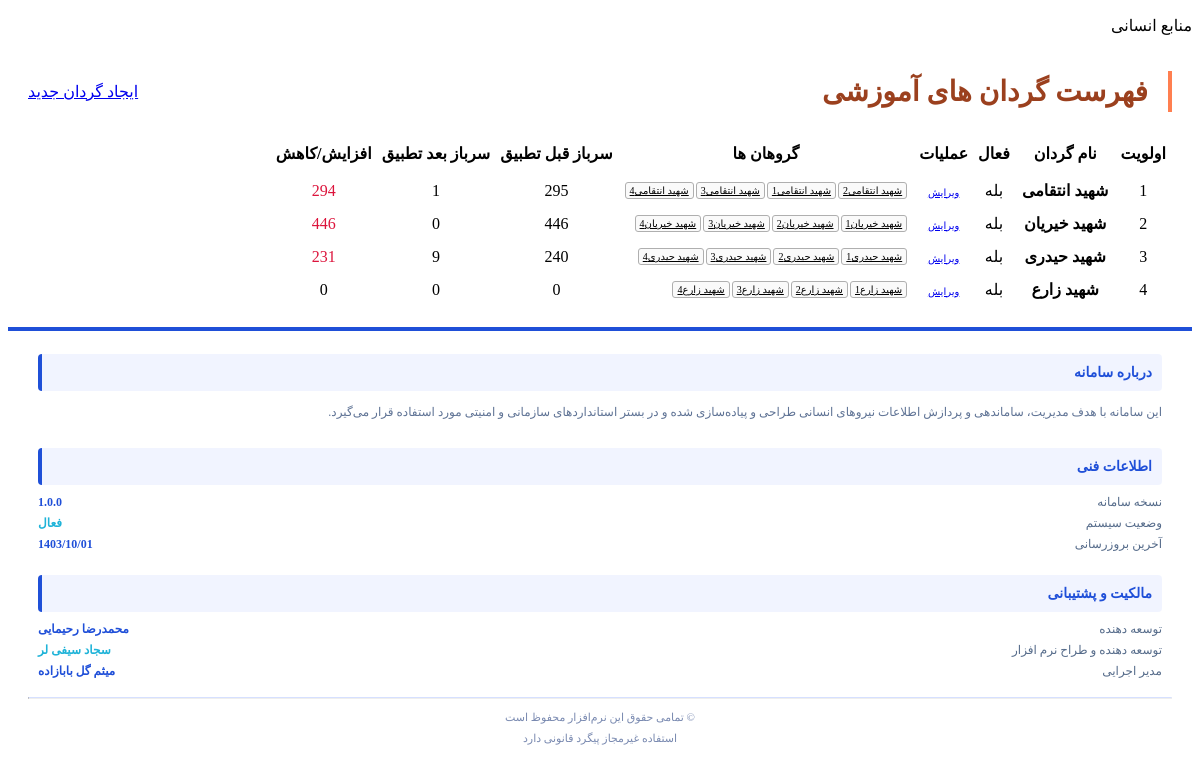
Before: /b/ (signed in) with the older database file.
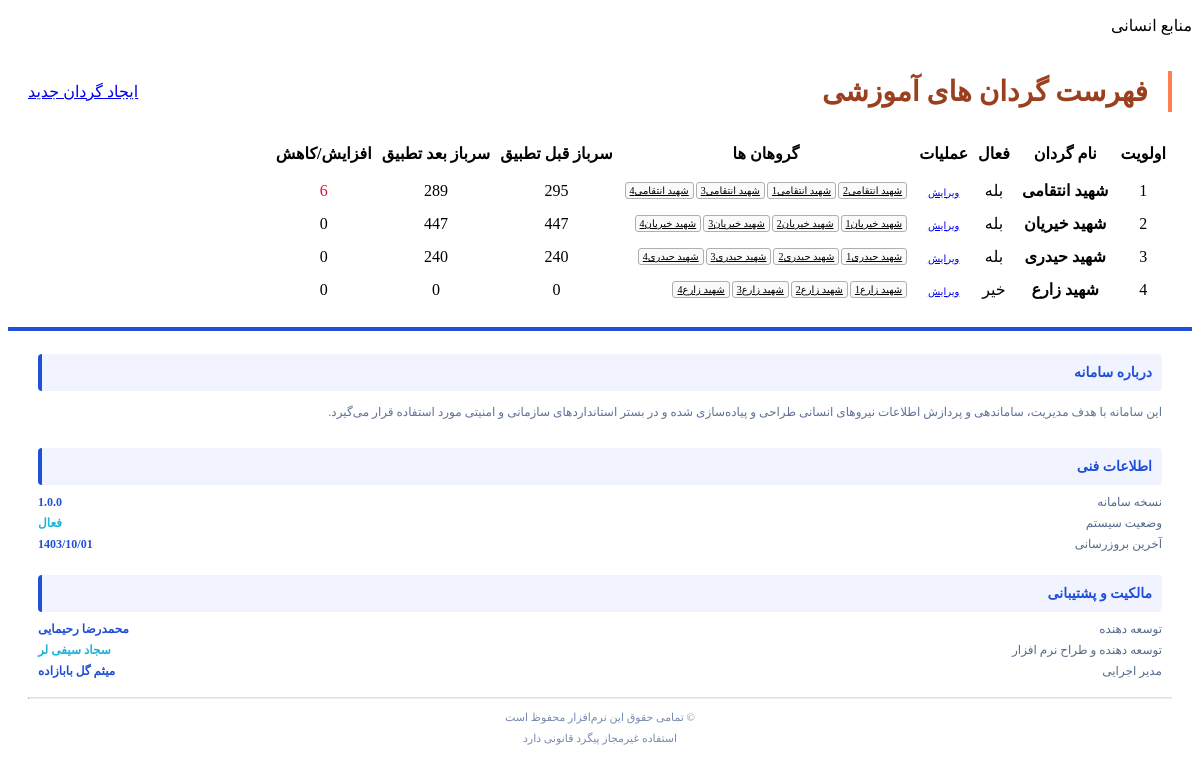
After: the same page with the newer database file.
### battalions/models.py (models this page shows, shortened)
class battalion(models.Model):
    name = models.CharField(max_length=150, verbose_name='نام گردان')
    is_active = models.BooleanField(default=False, verbose_name='فعال/غیرفعال')
    order = models.IntegerField(null=True, blank=True, verbose_name='اولویت مرتب سازی')
    @property
    def grohans(self):
        return list(battalion_group.objects.filter(gordan=self))
    @property
    def soldiers_counts_after_tatbigh(self):
        Soldier = apps.get_model('soldiers', 'Soldier')
        return Soldier.objects.filter(t_Gordan__pk=self.pk).count()
    @property
    def soldiers_counts_before_tatbigh(self):
        Soldier = apps.get_model('soldiers', 'Soldier')
        return Soldier.objects.filter(Gordan__pk=self.pk).count()
    def reduce_soldiers(self):
        diffrence = self.soldiers_counts_after_tatbigh - self.soldiers_counts_before_tatbigh
        reduce ='up' if diffrence > 0 else 'down'
        counts = diffrence if reduce == 'up' else diffrence * -1
        if counts == 0:
            reduce =''
        return {'counts' :counts,'reduce':reduce }
    class Meta:
        verbose_name = "گردان"
        verbose_name_plural = "گردان ها"

class battalion_group(models.Model):
    name = models.CharField(max_length=150, verbose_name='نام گروهان')
    gordan = models.ForeignKey(battalion, on_delete=models.CASCADE, verbose_name='گردان')
    zirediplom = models.BooleanField(default=False, verbose_name='زیر دیپلم')
    diplom = models.BooleanField(default=False, verbose_name='دیپلم')
    ofghdiplom = models.BooleanField(default=False, verbose_name='فوق دیپلم')
    lisans = models.BooleanField(default=False, verbose_name='لیسانس')
    ofghlisans = models.BooleanField(default=False, verbose_name='فوق لیسانس')
    doctra = models.BooleanField(default=False, verbose_name='دکترا')
    shie = models.BooleanField(default=False, verbose_name='شیعه')
    ahle_tasnon = models.BooleanField(default=False, verbose_name='اهل تسنن')
    zarfiat = models.CharField(max_length=250, verbose_name='ظرفیت گروهان')
    takmilzarmit = models.BooleanField(default=False, verbose_name='تکمیل بودن ظرفیت')
    order = models.IntegerField(null=True, blank=True, verbose_name='اولویت مرتب سازی')
    salemm = models.BooleanField(default=False, verbose_name='سالم')
    moafazrazm = models.BooleanField(default=False, verbose_name='معاف ازرزم')
    gorehbe = models.BooleanField(default=False, verbose_name='گروه ب')
    moafazrazm_gorehbe = models.BooleanField(default=False, verbose_name='معاف از رزم + گروه ب')
    zarfiat_total = models.CharField(max_length=250, verbose_name='ظرفیت گروهان کل', null=True, blank=True)
    class Meta:
        verbose_name = "گروهان"
        verbose_name_plural = "گروهان ها"
    def __str__(self):
        return self.name + self.gordan.name

### battalions/views.py (the view)
# urls.py: path('b/', views.MainViewBattalion.as_view(), name='all-Battalion'),
class MainViewBattalion(LoginRequiredMixin, View):
    def get(self, request):
        gordan = battalion.objects.all().order_by('-is_active','order')
        cx = {'gordan': gordan, }
        return render(request, 'battalions/gordan_list.html', cx)

### battalions/templates/battalions/gordan_list.html (shortened to what this page needs)
{% extends 'shared/_PanelMain.html' %}
{% load static %}
{% block main %}
<div class="card">
    <div class="card-header">
        <h1 class="card-title">فهرست گردان های آموزشی</h1>
        <a class="btn  btn-warning" href="{% url 'BattalionCreate'  %}">
            ایجاد گردان جدید
        </a>
    </div>
    <div class="card-body no-padding">
        <table class="table">
            <tbody>
            <tr>
                <th>اولویت</th>
                <th>نام گردان</th>
                <th>فعال</th>
                <th>عملیات</th>
                <th>گروهان ها</th>
                <th>سرباز قبل تطبیق</th>
                <th>سرباز بعد تطبیق</th>
                <th>افزایش/کاهش</th>
            </tr>
            {% for foo in gordan %}
                <tr>
                    <td>{{ foo.order }}</td>
                    <td><strong>{{ foo.name }}</strong></td>
                    <td class="{{foo.is_active|yesno:'text-success,text-danger'}}">
                       <span>{{ foo.is_active|yesno:'بله,خیر' }}</span>
                    </td>
                    <td>
                        <a class="btn btn-sm btn-default" href="{% url 'BattalionUpdate' pk=foo.pk %}">
                            ویرایش
                        </a>
                    </td>
                     <td>
                        <div class="setting-list">
                            {% for g in foo.grohans %}
                                <a href="{% url 'BattalionGroupUpdate' pk=foo.pk %}" class="setting-item">
                                    {{ g }}
                                </a>
                            {% empty %}
                                <div class="text-muted text-center">گروهانی ثبت نشده</div>
                            {% endfor %}
                        </div>
                    </td>
                    <td><span >{{foo.soldiers_counts_before_tatbigh}}</span></td>
                    <td><span >{{foo.soldiers_counts_after_tatbigh}}</span></td>
                    <td class="col-{{foo.reduce_soldiers.reduce}}">
                        <span>{{foo.reduce_soldiers.counts}}</span>
                    </td>
                </tr>
            {% endfor %}
            </tbody>
        </table>
    </div>
</div>
{% endblock %}

### templates/shared/_PanelMain.html (shortened to what this page needs)
{% load render_partial %}
<!DOCTYPE html>
<html dir="rtl" lang="fa">
<head>
</head>
<body class="hold-transition skin-blue sidebar-mini">
<div class="wrapper">
    <div class="content-wrapper">
        <section class="content-header">
        <div class="head_p">
            <p>منابع انسانی</p>
        </div>
        <section class="content container-fluid">
            {% block main %}no data{% endblock %}
        </section>
    </div>
    {% include "./_FooterPanel.html" %}
</div>
</body>
</html>

### templates/shared/_FooterPanel.html (shortened to what this page needs)
<footer class="main-footer">
    <div class="software-footer">
        <div class="row">
            <div class="col-md-4 footer-section">
                <h5>
                    درباره سامانه
                </h5>
                <p>
                    این سامانه با هدف مدیریت، ساماندهی و پردازش اطلاعات
                    نیروهای انسانی طراحی و پیاده‌سازی شده و در بستر
                    استانداردهای سازمانی و امنیتی مورد استفاده قرار می‌گیرد.
                </p>
            </div>
            <div class="col-md-4 footer-section">
                <h5>
                    اطلاعات فنی
                </h5>
                <ul class="footer-list">
                    <li>
                        <span>نسخه سامانه</span>
                        <strong>1.0.0</strong>
                    </li>
                    <li>
                        <span>وضعیت سیستم</span>
                        <span class="status-ok">فعال</span>
                    </li>
                    <li>
                        <span>آخرین بروزرسانی</span>
                        <strong>1403/10/01</strong>
                    </li>
                </ul>
            </div>
            <div class="col-md-4 footer-section">
                <h5>
                    مالکیت و پشتیبانی
                </h5>
                <ul class="footer-list">
                    <li>
                        <span>توسعه دهنده</span>
                        <strong>محمدرضا رحیمایی</strong>
                    </li>
                    <li>
                        <span>توسعه دهنده و طراح نرم افزار</span>
                        <span class="status-ok">سجاد سیفی لر</span>
                    </li>
                    <li>
                        <span>مدیر اجرایی</span>
                        <strong>میثم گل بابازاده</strong>
                    </li>
                </ul>
            </div>
        </div>
        <hr class="footer-hr">
        <div class="footer-bottom">
            <span>© تمامی حقوق این نرم‌افزار محفوظ است</span>
            <span>استفاده غیرمجاز پیگرد قانونی دارد</span>
        </div>
    </div>
</footer>

### templates/shared/_FooterReferences.html (shortened to what this page needs)
{% load static %}

### battalions/templates/battalions/gordan_list.html (style rules this page uses)
.card { background-color: white; border-radius: 10px; padding: 20px; }
.card-title { text-align: center; margin: 0; padding: 4px 20px; font-size: 28px; border-right: 4px solid coral; color: #9b401e; font-weight: bold; }
.card-header { display: flex; align-items: center; justify-content: space-between; margin-bottom: 20px; }
.table th { font-size: 16px; padding: 10px 4px !important; text-align: center; }
html body table.table tr td { padding: 6px !important ; text-align: center; }
.setting-item { display: inline-block; padding: 2px 4px; border-radius: 3px; background-color: #fafafa; border: 1px solid #afafaf; color: black; font-size: 10px; direction: ltr; }
.setting-list { gap: 2px; display: flex; align-items: center; justify-content: start; flex-wrap: wrap; }
.btn-sm { font-size: 10px; }
.col-down { color: crimson; }

### templates/shared/_FooterPanel.html (style rules this page uses)
.software-footer { color: #556b8a; font-size: 12px; padding: 0 20px; }
.footer-section { padding: 0 10px; }
.software-footer h5 { font-size: 14px; font-weight: 700; margin-bottom: 10px; color: #1f4fd8; display: flex; align-items: center; justify-content: space-between; gap: 6px; text-align: center; background-color: #4173fc13; border-left:4px solid #1f50d8; border-radius: 4px; padding: 10px; }
.footer-section p { line-height: 1.9; margin: 0 0 8px; color: #5f7395; }
.footer-list { list-style: none; padding: 0; margin: 0; }
.footer-list li { margin-bottom: 6px; display: flex; justify-content: space-between; }
.footer-list li strong { color: #1f4fd8; }
.status-ok { color: #1fb3d8ff; font-weight: 700; }
.footer-hr { margin: 18px 0 12px; border-top: 1px solid #d6e0ff; }
.footer-bottom { font-size: 11px; color: #6b7da8; display: flex; justify-content: center; align-items: center; flex-direction: column; gap: 4px; }
.footer-bottom span { opacity: 0.9; }
.main-footer { border-top: 4px solid #1f4fd8; padding-top: 0; padding-bottom:0 ; }

Changed rows visible on the page:
computed for battalion "شهید انتقامی": soldiers_counts_after_tatbigh "1" → "289"; reduce_soldiers.counts "294" → "6"
computed for battalion "شهید خیریان": soldiers_counts_before_tatbigh "446" → "447"; soldiers_counts_after_tatbigh "0" → "447"; reduce_soldiers.counts "446" → "0"
computed for battalion "شهید حیدری": soldiers_counts_after_tatbigh "9" → "240"; reduce_soldiers.counts "231" → "0"
changed battalion "شهید زارع": is_active "بله" → "خیر"
